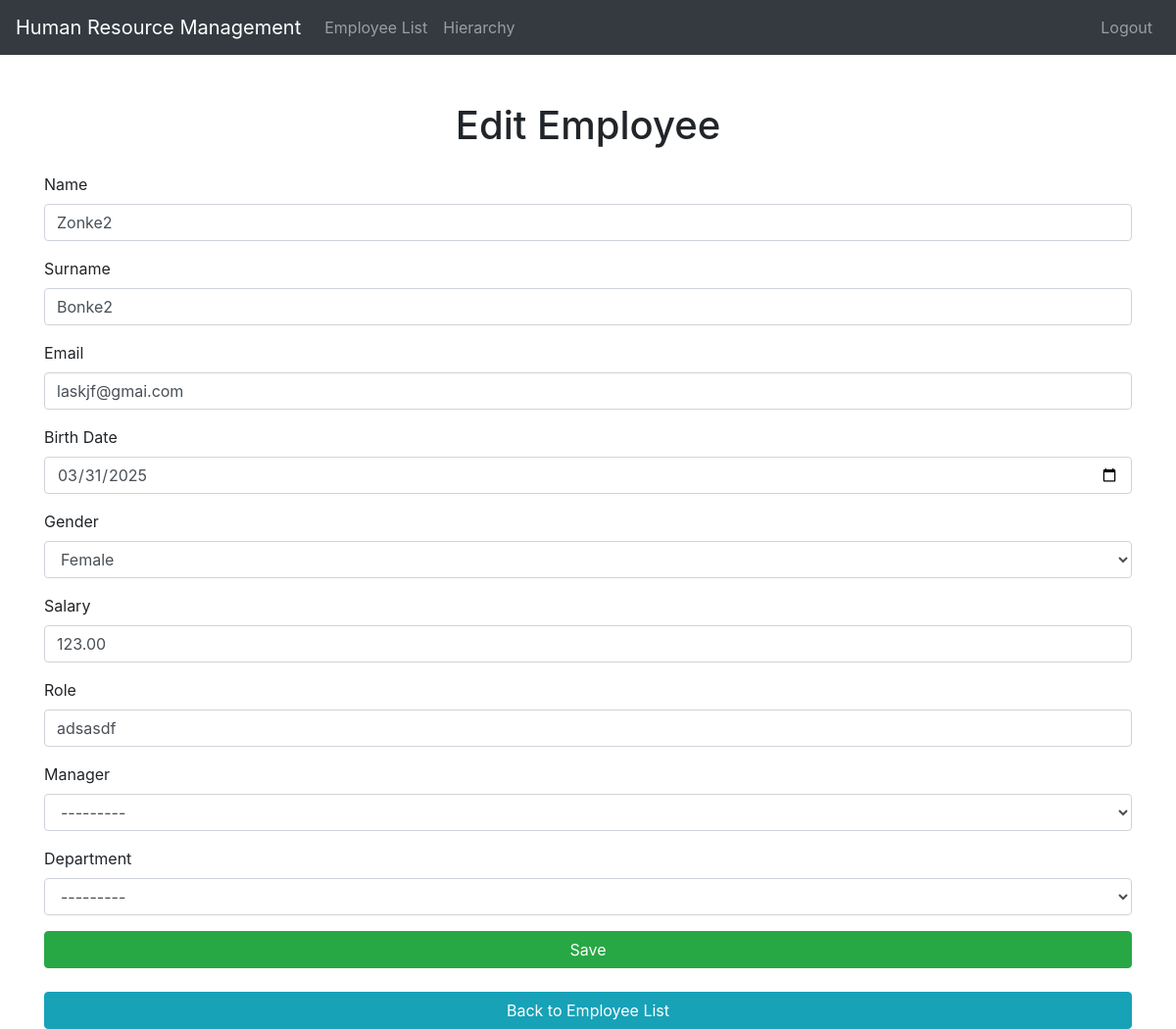
The app's page /employees/edit/9/ (signed in), older data.
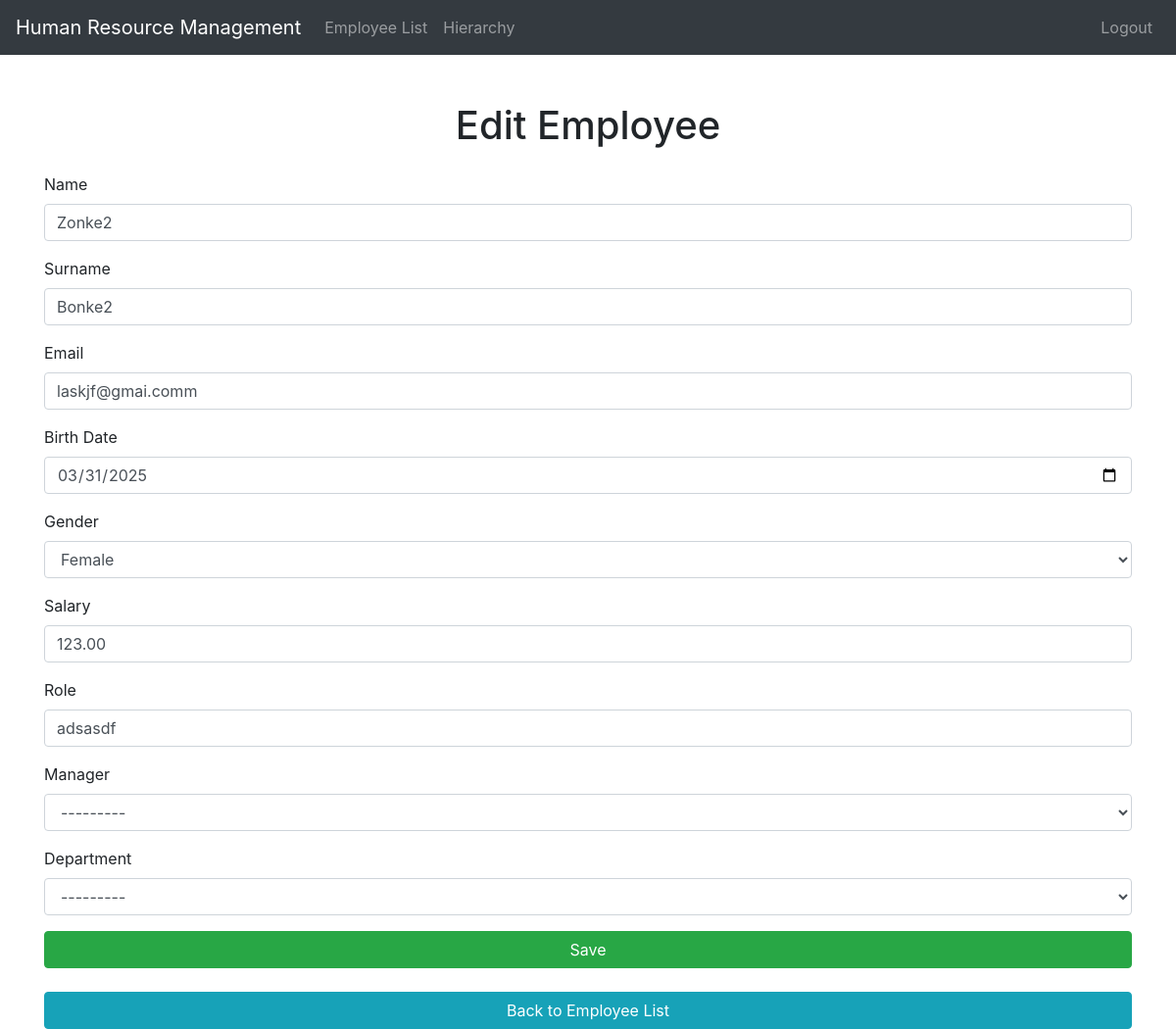
The same page, newer data.
### employees/models.py (models this page shows, shortened)
class Employee(models.Model):
    GENDER_CHOICES = (
        ('M', 'Male'),
        ('F', 'Female'),
        ('O', 'Other'),
    )
    name = models.CharField(max_length=100)
    surname = models.CharField(max_length=100)
    email = models.EmailField(unique=True)
    birth_date = models.DateField()
    employee_number = models.IntegerField(unique=True)
    salary = models.DecimalField(max_digits=10, decimal_places=2)
    role = models.CharField(max_length=100)
    manager = models.ForeignKey('self', on_delete=models.SET_NULL, null=True, blank=True, related_name='subordinates')
    gender = models.CharField(max_length=1, choices=GENDER_CHOICES, default='O')
    department = models.ForeignKey(Department, on_delete=models.SET_NULL, null=True, blank=True)  # Added here
    is_active = models.BooleanField(default=True)
    class Meta:
        ordering = ['surname', 'name']

### employees/views.py (the view)
# urls.py: path('edit/<int:pk>/', views.edit_employee, name='edit_employee'),
@login_required
def edit_employee(request, pk):
    employee = get_object_or_404(Employee, pk=pk)
    if request.method == 'POST':
        form = EmployeeForm(request.POST, instance=employee)
        if form.is_valid():
            form.save()
            return redirect('employee_list')
    else:
        form = EmployeeForm(instance=employee)
    return render(request, 'employees/employee_form.html', {'form': form})

### employees/forms.py (shortened to what this page needs)
class EmployeeForm(forms.ModelForm):
    birth_date = forms.DateField(
        widget=forms.DateInput(attrs={'type': 'date', 'class': 'form-control'})
    )
    class Meta:
        model = Employee
        exclude = ['employee_number']
    manager = forms.ModelChoiceField(queryset=Employee.objects.all(), required=False)
    department = forms.ModelChoiceField(queryset=Department.objects.all(), required=False)

### employees/templates/employees/employee_form.html (shortened to what this page needs)
<!DOCTYPE html>
<html lang="en">
<head>
    <link rel="stylesheet" href="https://maxcdn.bootstrapcdn.com/bootstrap/4.5.2/css/bootstrap.min.css">
</head>
<body>
<nav class="navbar navbar-expand-lg navbar-dark bg-dark">
    <a class="navbar-brand" href="{% url 'employee_list' %}">Human Resource Management</a>
    <div class="collapse navbar-collapse" id="navbarNav">
        <ul class="navbar-nav">
            <li class="nav-item">
                <a class="nav-link" href="{% url 'employee_list' %}">Employee List</a>
            </li>
            <li class="nav-item">
                <a class="nav-link" href="{% url 'employee_hierarchy' %}">Hierarchy</a>
            </li>
        </ul>
        <ul class="navbar-nav ml-auto">
            <li class="nav-item">
                <a class="nav-link" href="{% url 'logout' %}">Logout</a>
            </li>
        </ul>
    </div>
</nav>
<div class="container mt-5">
    <h1 class="text-center mb-4">{% if form.instance.pk %}Edit{% else %}Create{% endif %} Employee</h1>
    <form method="post">
        <div class="form-group">
            <label for="id_name">Name</label>
            <input type="text" class="form-control" name="name" id="id_name" value="{{ form.name.value|default:'' }}">
        </div>
        <div class="form-group">
            <label for="id_surname">Surname</label>
            <input type="text" class="form-control" name="surname" id="id_surname" value="{{ form.surname.value|default:'' }}">
        </div>
        <div class="form-group">
            <label for="id_email">Email</label>
            <input type="email" class="form-control" name="email" id="id_email" value="{{ form.email.value|default:'' }}">
        </div>
        <div class="form-group">
            <label for="id_birth_date">Birth Date</label>
            {{ form.birth_date }}
        </div>
        <div class="form-group">
            <label for="id_gender">Gender</label>
            <select class="form-control" name="gender" id="id_gender">
                <option value="F" {% if form.gender.value == 'F' %}selected{% endif %}>Female</option>
            </select>
        </div>
        <div class="form-group">
            <label for="id_salary">Salary</label>
            <input type="number" class="form-control" name="salary" id="id_salary" value="{{ form.salary.value|default:'' }}">
        </div>
        <div class="form-group">
            <label for="id_role">Role</label>
            <input type="text" class="form-control" name="role" id="id_role" value="{{ form.role.value|default:'' }}">
        </div>
        <div class="form-group">
            <label for="id_manager">Manager</label>
            <select class="form-control" name="manager" id="id_manager">
                <option value="">---------</option>
            </select>
        </div>
        <div class="form-group">
            <label for="id_department">Department</label>
            <select class="form-control" name="department" id="id_department">
                <option value="">---------</option>
            </select>
        </div>
        <button type="submit" class="btn btn-success btn-block">Save</button>
    </form>
    <br>
    <a href="{% url 'employee_list' %}" class="btn btn-info btn-block">Back to Employee List</a>
</div>
</body>
</html>

Row changes from the older to the newer data that the page shows:
changed Employee "Zonke2": email "laskjf@gmai.com" → "laskjf@gmai.comm"
